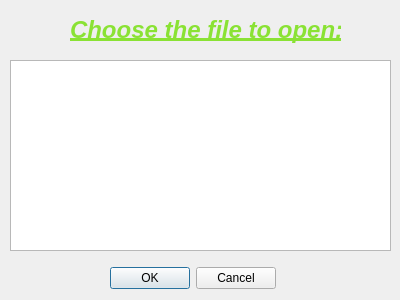
<?xml version="1.0" encoding="UTF-8"?>
<ui version="4.0">
 <class>Form</class>
 <widget class="QWidget" name="Form">
  <property name="geometry">
   <rect>
    <x>0</x>
    <y>0</y>
    <width>400</width>
    <height>300</height>
   </rect>
  </property>
  <property name="windowTitle">
   <string>Form</string>
  </property>
  <widget class="QListWidget" name="listWidget">
   <property name="geometry">
    <rect>
     <x>10</x>
     <y>60</y>
     <width>381</width>
     <height>191</height>
    </rect>
   </property>
  </widget>
  <widget class="QLabel" name="label">
   <property name="geometry">
    <rect>
     <x>70</x>
     <y>10</y>
     <width>271</width>
     <height>41</height>
    </rect>
   </property>
   <property name="text">
    <string>&lt;html&gt;&lt;head/&gt;&lt;body&gt;&lt;p align=&quot;center&quot;&gt;&lt;span style=&quot; font-size:18pt; font-weight:600; font-style:italic; text-decoration: underline; color:#8ae234;&quot;&gt;Choose the file to open:&lt;/span&gt;&lt;/p&gt;&lt;/body&gt;&lt;/html&gt;</string>
   </property>
  </widget>
  <widget class="QDialogButtonBox" name="buttonBox">
   <property name="geometry">
    <rect>
     <x>110</x>
     <y>260</y>
     <width>166</width>
     <height>36</height>
    </rect>
   </property>
   <property name="standardButtons">
    <set>QDialogButtonBox::Cancel|QDialogButtonBox::Ok</set>
   </property>
  </widget>
 </widget>
 <resources/>
 <connections/>
</ui>
